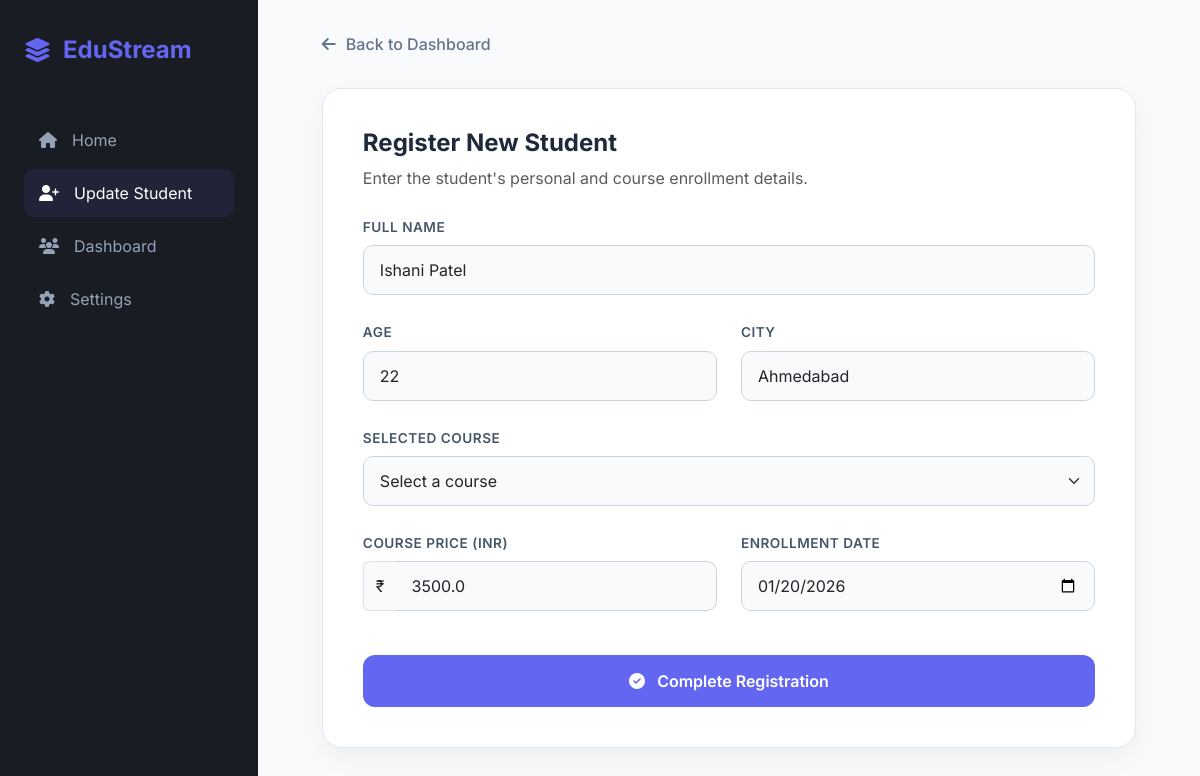
Page /update/9/ on the committed database.
### app1/models.py (models this page shows)
class Student(models.Model):
    name = models.CharField(max_length=100)
    age = models.IntegerField()
    city = models.CharField(max_length=100)
    COURSE_CHOICES = (
        ('python', 'Python'),
        ('django', 'Django'),
        ('react', 'React'),
        ('javescript', 'JavaScript'),
        ('java', 'Java'),
        ('c++', 'C++'),
    )
    course = models.CharField(max_length=100, choices=COURSE_CHOICES)
    price = models.FloatField()
    date = models.DateField()

### app1/views.py (the view, shortened to what this page needs)
# urls.py: path('update/<int:id>/', update_student, name='update_student'),
def update_student(request, id):
    obj = Student.objects.get(id=id)
    return render( request, 'app1/update.html', {'student': obj})

### app1/templates/app1/update.html (shortened to what this page needs)
<!DOCTYPE html>
<html lang="en">
<head>
    <link href="https://cdn.jsdelivr.net/npm/bootstrap@5.3.0/dist/css/bootstrap.min.css" rel="stylesheet">
    <link rel="stylesheet" href="https://cdnjs.cloudflare.com/ajax/libs/font-awesome/6.4.0/css/all.min.css">
</head>
<body>
    <aside class="sidebar">
        <a href="#" class="brand-logo">
            <i class="fas fa-layer-group"></i>
            <span>EduStream</span>
        </a>
        <nav>
            <a href="{% url 'home' %}" class="nav-link"><i class="fas fa-home"></i> Home</a>
            <a href="{% url 'add' %}" class="nav-link active"><i class="fas fa-user-plus"></i> Update
                Student</a>
            <a href="{% url 'dashboard' %}" class="nav-link"><i class="fas fa-users"></i> Dashboard</a>
            <a href="#" class="nav-link"><i class="fas fa-cog"></i> Settings</a>
        </nav>
    </aside>
    <main class="main-content">
        <a href="{% url 'dashboard' %}" class="header-action">
            <i class="fas fa-arrow-left"></i> Back to Dashboard
        </a>
        <div class="form-card">
            <div class="mb-4">
                <h2 class="section-title">Register New Student</h2>
                <p class="text-muted">Enter the student's personal and course enrollment details.</p>
            </div>
            <form action="#" method="POST">
                <div class="row g-4">
                    <div class="col-md-12">
                        <label class="form-label">Full Name</label>
                        <input type="text" class="form-control" name="name" placeholder="e.g. Rahul Sharma" required
                            value="{{ student.name }}">
                    </div>
                    <div class="col-md-6">
                        <label class="form-label">Age</label>
                        <input type="number" class="form-control" name="age" placeholder="Age" required
                            value="{{ student.age }}">
                    </div>
                    <div class="col-md-6">
                        <label class="form-label">City</label>
                        <input type="text" class="form-control" name="city" placeholder="City" required
                            value="{{ student.city }}">
                    </div>
                    <div class="col-md-12">
                        <label class="form-label">Selected Course</label>
                        <select class="form-select" name="course" required value="{{ student.course }}">
                            <option value="" selected disabled>Select a course</option>
                        </select>
                    </div>
                    <div class="col-md-6">
                        <label class="form-label">Course Price (INR)</label>
                        <div class="input-group">
                            <span class="input-group-text bg-light border-end-0">₹</span>
                            <input type="number" step="0.01" class="form-control border-start-0" name="price"
                                placeholder="0.00" required value="{{ student.price }}">
                        </div>
                    </div>
                    <div class="col-md-6">
                        <label class="form-label">Enrollment Date</label>
                        <input type="date" class="form-control" name="date" required
                            value="{{ student.date|date:'Y-m-d' }}">
                    </div>
                </div>
                <div class="row mt-4">
                    <div class="col-md-12">
                        <button type="submit" class="btn btn-save">
                            <i class="fas fa-check-circle me-2"></i> Complete Registration
                        </button>
                    </div>
                </div>
            </form>
        </div>
    </main>
</body>
</html>

### app1/templates/app1/update.html (style rules this page uses)
:root { --sidebar-bg: #1a1c23; --accent-color: #6366f1; --body-bg: #f8fafc; }
body { font-family: 'Inter', sans-serif; background-color: var(--body-bg); margin: 0; display: flex; height: 100vh; overflow: hidden; }
.sidebar { width: 280px; background-color: var(--sidebar-bg); color: white; display: flex; flex-direction: column; padding: 2rem 1.5rem; }
.brand-logo { font-size: 1.5rem; font-weight: 700; margin-bottom: 3rem; display: flex; align-items: center; gap: 12px; color: var(--accent-color); text-decoration: none; }
.nav-link { color: #94a3b8; text-decoration: none; padding: 12px 15px; border-radius: 10px; display: flex; align-items: center; gap: 15px; transition: 0.3s; margin-bottom: 5px; }
.nav-link:hover, .nav-link.active { background: rgba(99, 102, 241, 0.1); color: white; }
.main-content { flex-grow: 1; padding: 2rem 4rem; overflow-y: auto; }
.form-card { background: white; border-radius: 20px; border: 1px solid #e2e8f0; box-shadow: 0 10px 25px rgba(0, 0, 0, 0.05); max-width: 900px; margin: 0 auto; padding: 2.5rem; }
.section-title { font-weight: 700; font-size: 1.5rem; color: #1e293b; margin-bottom: 0.5rem; }
.form-label { font-weight: 600; font-size: 0.85rem; color: #475569; text-transform: uppercase; letter-spacing: 0.5px; margin-bottom: 8px; }
.form-control, .form-select { padding: 12px 16px; border-radius: 10px; border: 1px solid #cbd5e1; background-color: #f8fafc; transition: all 0.2s; }
.btn-save { background-color: var(--accent-color); color: white; padding: 14px 30px; border-radius: 12px; font-weight: 600; border: none; width: 100%; margin-top: 20px; transition: 0.3s; }
.header-action { display: flex; align-items: center; gap: 10px; margin-bottom: 2rem; color: #64748b; text-decoration: none; font-weight: 500; }

### rows in the picture
Student: name "Ishani Patel", age "22", city "Ahmedabad", price "3500.0", date "01/20/2026"
